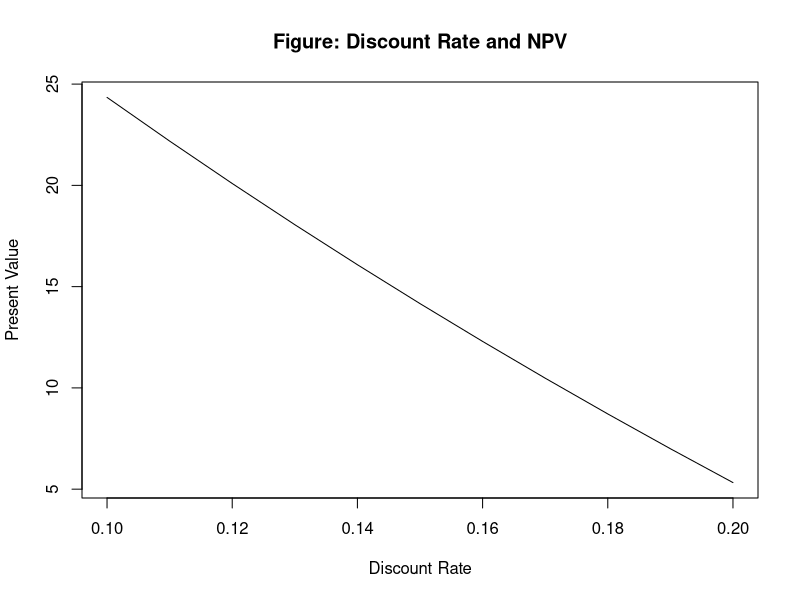

This figure's R source:
# ch03_18: 異なる割引率に対してプロジェクトXのNPVを計算した上で折れ線グラフに可視化

R <- seq(0.1, 0.2, length = 11) # 11次元のRベクトルを用意
NPV <- rep(NA, length(R)) # 対応するNPVをNAで初期化（NAは欠損値の意味）

for (i in 1:length(R)) { # 外側のfor文で特定の割引率を固定
  NPV[i] <- -100
  for (j in 1:3) { # 内側のfor文で各年度の将来キャッシュフローの現在価値を累積
    NPV[i] <- NPV[i] + 50 / (1 + R[i])^j
  }
}

plot(x = R, 
     y = NPV, 
     xlab = "Discount Rate",
     ylab = "Present Value", 
     type = "l",
     main = "Figure: Discount Rate and NPV")